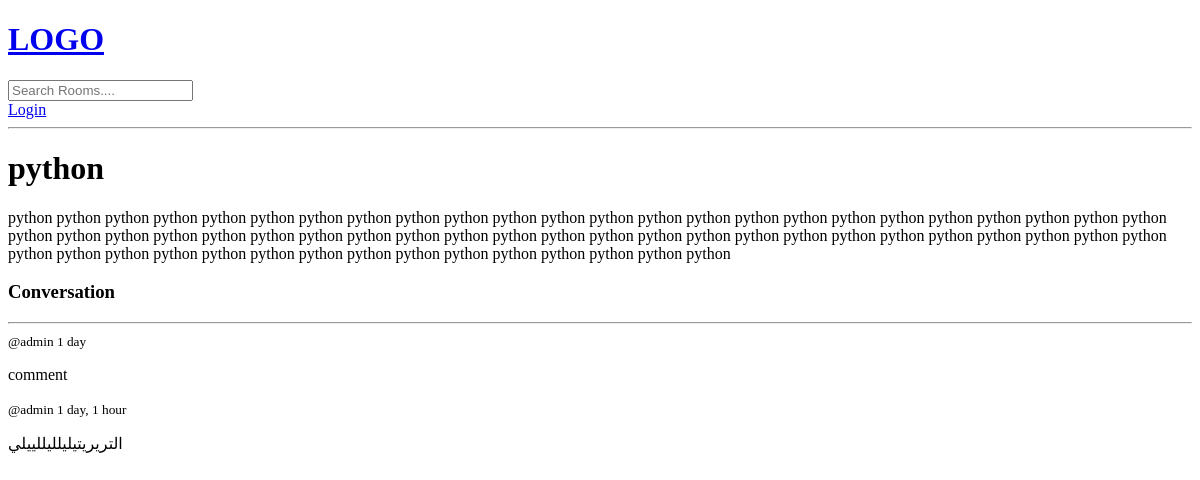
The app's page /room/15/, older data.
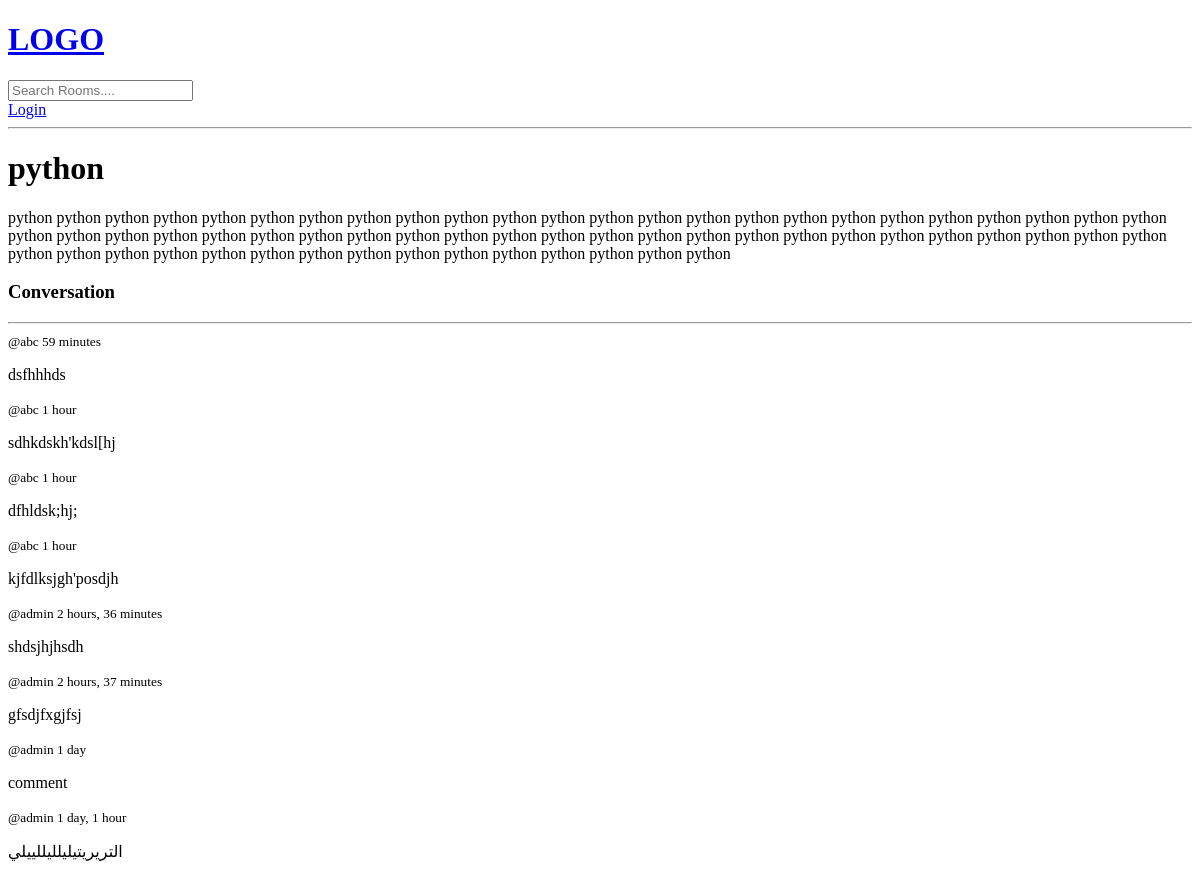
The same page, newer data.
### base/models.py (models this page shows, shortened)
class Message(models.Model):
    user = models.ForeignKey(User, on_delete=models.CASCADE)
    room = models.ForeignKey(Room, on_delete=models.CASCADE)
    body = models.TextField()
    updated = models.DateTimeField(auto_now=True)
    created = models.DateTimeField(auto_now_add=True)

### base/views.py (the view, shortened to what this page needs)
# urls.py: path("room/<str:pk>/", views.room, name="room"),
def room(request, pk):
    room = Room.objects.get(id=pk)
    messages = room.message_set.all().order_by("-created")
    context = {
        "room_messages": messages,
        "room": room,
    }
    return render(request, "base/room.html", context)

### base/templates/base/room.html (shortened to what this page needs)
{% extends "main.html" %} {% block content %}
<h1>{{room.name}}</h1>
<p>{{room.description}}</p>
<div class="comment-wrapper">
  <h3>Conversation</h3>
  <hr />
  {% for message in room_messages %}
  <div>
    <small>@{{message.user}} {{message.created|timesince}}</small>
    <p>{{message.body}}</p>
  </div>
  {% endfor %}
</div>
{% endblock content %}

Row changes from the older to the newer data that the page shows:
added Message: user "abc", created "59 minutes", body "dsfhhhds"
added Message: user "abc", created "1 hour", body "sdhkdskh'kdsl[hj"
added Message: user "abc", created "1 hour", body "dfhldsk;hj;"
added Message: user "abc", created "1 hour", body "kjfdlksjgh'posdjh"
added Message: user "admin", created "2 hours, 36 minutes", body "shdsjhjhsdh"
added Message: user "admin", created "2 hours, 37 minutes", body "gfsdjfxgjfsj"
